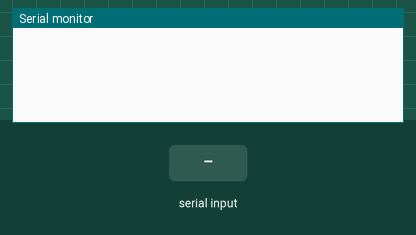
A program run on a simulated Arduino Uno, built with avr-gcc and run on an emulated ATmega328P. Parts: the last lines printed to the serial monitor. The test bench sets the inputs (shaded band).

Above: at 1.2 s.
1.3 s: "90 45\n" received over Serial
At 2.3 s:
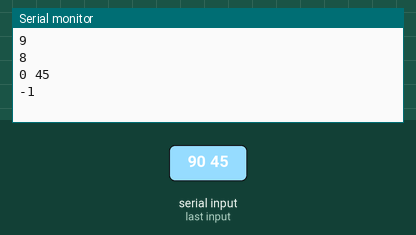
2.8 s: "30 150\n" received over Serial
At 3.4 s:
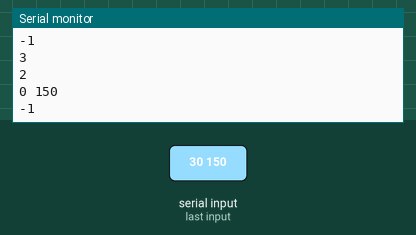
Timing chart, 0 to 5.8 s (numbered marks = the images above; inputs shaded):
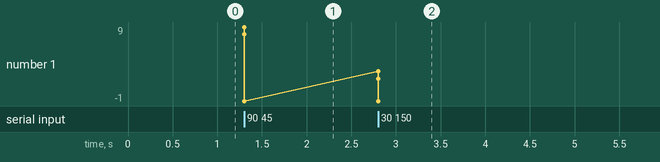

Measured:
- after the input at 1.3 s, the serial monitor: prints a new line at once (image 1)
- after the input at 2.8 s, the serial monitor: prints a new line at once (image 2)

The program:

main.cpp
```cpp
#include <Arduino.h>
char board[9] = {' ', ' ', ' ', ' ', ' ', ' ', ' ', ' ', ' '};
char computer = 'C';
char player = 'P';

void print_board()
{
  printf("\n\t\t%c\t%c\t%c\n", board[0], board[1], board[2]);
  printf("\n\t\t%c\t%c\t%c\n", board[3], board[4], board[5]);
  printf("\n\t\t%c\t%c\t%c\n", board[6], board[7], board[8]);
}
void reset_board()
{
  for (int i = 0; i < 9; i++)
  {
    board[i] = '-';
  }
}
bool check_winner()
{
  bool winner = false;

  // checking the rows
  if ((board[0] == board[1]) && (board[1] == board[2]) && board[0] != ' ')
  {
    winner = true;
  }
  else if ((board[3] == board[4]) && (board[4] == board[5]) && board[3] != ' ')
  {
    winner = true;
  }

  else if ((board[6] == board[7]) && (board[7] == board[8]) && board[6] != ' ')
  {
    winner = true;
  }

  // checking the columns

  else if ((board[0] == board[3]) && (board[3] == board[6]) && board[0] != ' ')
  {
    winner = true;
  }

  else if ((board[1] == board[4]) && (board[4] == board[7]) && board[1] != ' ')
  {
    winner = true;
  }

  else if ((board[2] == board[5]) && (board[5] == board[8]) && board[2] != ' ')
  {
    winner = true;
  }

  // checking the diagonals

  else if ((board[0] == board[4]) && (board[4] == board[8]) && board[0] != ' ')
  {
    winner = true;
  }

  else if ((board[2] == board[4]) && (board[4] == board[6]) && board[2] != ' ')
  {
    winner = true;
  }

  return winner;
}
int userInput()
{ // user input from Serial monitor
  int data;
  Serial.flush();
  // long t = millis();
  while (!Serial.available())
  {
    // if (millis() - t > 1000)
    // {
    //   t = millis();
    //   Serial.println("!");
    // }
  }
  String str = "";
  while (Serial.available())
  {
    char c = Serial.read();
    if (c == '\n')
      break;
    str += c;
  }
  Serial.println(str);
  data = str.toInt(); // Read integer type data
  return data;
}
bool filled_up()
{
  bool filled = true;

  for (int i = 0; i < 9; i++)
  {
    if (board[i] == ' ')
    {
      filled = false;
    }
  }

  return filled;
}
void player_move()
{
  int x;
  while (board[x] != ' ')
  {
    printf("\nEnter your Number(1---9): ");
    x = userInput();
    x--; // 0---8
    Serial.println(x);

    if (board[x] != ' ')
    {
      printf("Invalid number!, Please Try Again: \n"); // return this, for putting out of the limit of the number
    }
    else
    {
      board[x] = player; // return "%" at the relevant section, for within the limit of the number
      break;
    }
  }
}

void setup()
{
  Serial.begin(115200);
}

void loop()
{
  player_move();
  print_board();

  // delay(1000);
  // print_board();
  // reset_board();
  // print_board();
  // while (1)
  //   ;
}
```
